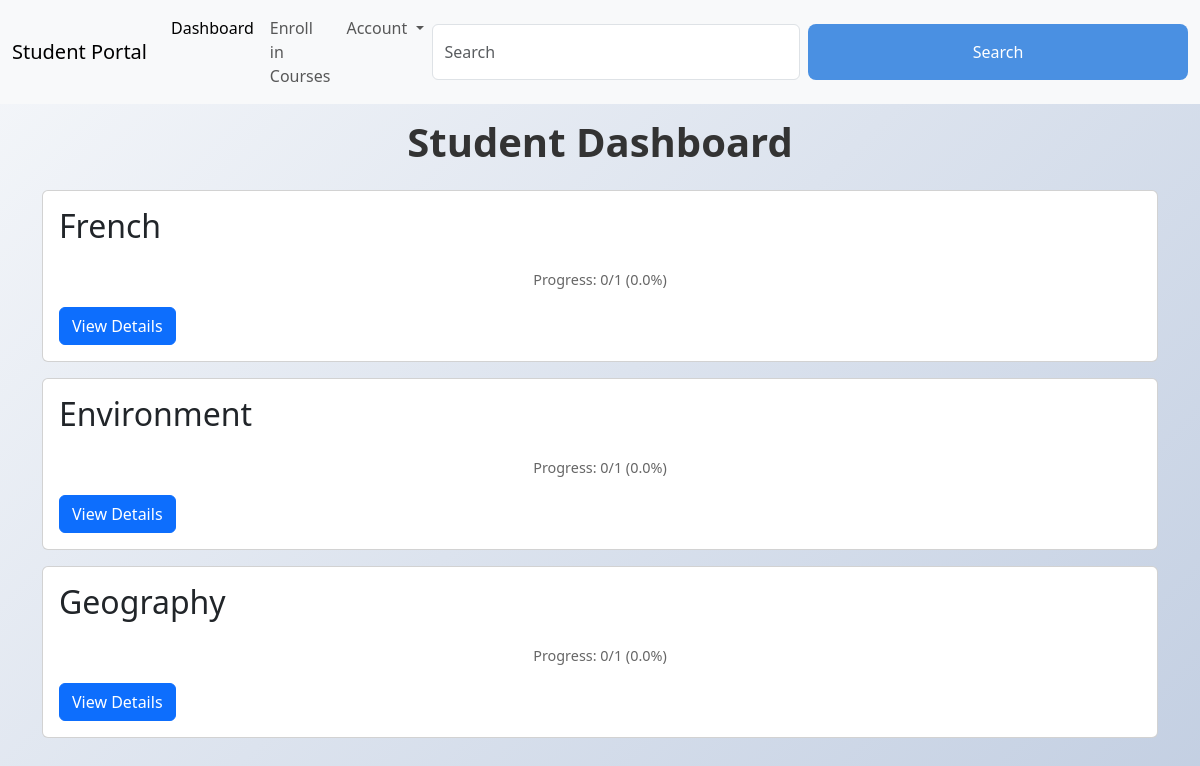
Screenshot of /dashboard (signed in) with the database file from the repository.
### app.py (models this page shows)
class Subject(db.Model):
    __tablename__ = 'subjects'
    subject_id = db.Column(db.Integer, primary_key=True, autoincrement=True)
    subject_name = db.Column(db.String(80), unique=True, nullable=False)

### app.py (the view, shortened to what this page needs)
@app.route('/dashboard')
@login_required
def dashboard():
    if current_user.user_type == 'student':
        has_progress = StudentModuleProgress.query.filter_by(student_username=current_user.username).first()
        if not has_progress:
            return redirect(url_for('enroll_courses'))
        subjects = Subject.query.all()
        progress = {}
        for subject_obj in subjects:  # Iterate through Subject objects
            chapters = Chapter.query.filter_by(subject_id=subject_obj.subject_id).all()
            total_modules = sum(len(Module.query.filter_by(chapter_id=chapter.chapter_id).all()) for chapter in chapters)
            completed_modules = sum(1 for chapter in chapters for module in Module.query.filter_by(chapter_id=chapter.chapter_id).all()
                                    for progress_entry in StudentModuleProgress.query.filter_by(student_username=current_user.username, module_id=module.module_id, completed=True).all())
            progress[subject_obj.subject_name] = (completed_modules, total_modules) if total_modules > 0 else (0, 1)
        return render_template('student_dashboard.html', progress=progress, subjects=subjects) # Pass the subjects list

### app.py (called while the page is built)
@login_manager.user_loader
def load_user(username):
    return User.query.get(username)

@app.context_processor
def utility_processor():
    def url_for_static(route):
        return url_for('static', filename=route)
    return {
        'url_for_static': url_for_static
    }

### templates/student_dashboard.html (shortened to what this page needs)
<!DOCTYPE html>
<html lang="en">
<head>
    <link rel="stylesheet" href="{{ url_for('static', filename='bootstrap.min.css') }}">
    <link rel="stylesheet" href="{{ url_for('static', filename='style.css') }}">
</head>
<body>
    <nav class="navbar navbar-expand-lg bg-body-tertiary fixed-top">
        <div class="container-fluid">
            <a class="navbar-brand" href="#">Student Portal</a>
            <div class="collapse navbar-collapse" id="navbarSupportedContent">
                <ul class="navbar-nav me-auto mb-2 mb-lg-0">
                    <li class="nav-item">
                        <a class="nav-link active" aria-current="page" href="{{ url_for('dashboard') }}">Dashboard</a>
                    </li>
                    <li class="nav-item">
                        <a class="nav-link" href="{{ url_for('enroll_courses') }}">Enroll in Courses</a>
                    </li>
                    <li class="nav-item dropdown">
                        <a class="nav-link dropdown-toggle" href="#" role="button" data-bs-toggle="dropdown" aria-expanded="false">
                            Account
                        </a>
                    </li>
                </ul>
                <form class="d-flex" role="search">
                    <input class="form-control me-2" type="search" placeholder="Search" aria-label="Search">
                    <button class="btn btn-outline-success" type="submit">Search</button>
                </form>
            </div>
        </div>
    </nav>
    <div class="container mt-5">
        <h1 class="mt-4">Student Dashboard</h1>
        {% for subject_name, (completed, total) in progress.items() %}
            <div class="card mb-3">
                <div class="card-body">
                    <h2 class="card-title">{{ subject_name }}</h2>
                    <p class="card-text">Progress: {{ completed }}/{{ total }} ({{ (completed/total)*100 if total > 0 else 0 }}%)</p>
                    {% set found_subjects = subjects | selectattr('subject_name', 'equalto', subject_name) | list %}
                    {% if found_subjects %}
                        <a href="{{ url_for('subject_portal', subject_id=found_subjects[0].subject_id) }}" class="btn btn-primary">View Details</a>
                    {% endif %}
                </div>
            </div>
        {% endfor %}
    </div>
</body>
</html>

### static/style.css (style rules this page uses)
* { margin: 0; padding: 0; box-sizing: border-box; font-family: 'Segoe UI', Tahoma, Geneva, Verdana, sans-serif; }
body { background: linear-gradient(135deg, #f5f7fa 0%, #c3cfe2 100%); height: 100vh; display: flex; justify-content: center; align-items: center; }
h1 { color: #333; margin-bottom: 1.5rem; text-align: center; font-weight: 600; }
form { width: 100%; }
button[type="submit"] { background-color: #4a90e2; color: white; border: none; border-radius: 0.5rem; padding: 1rem 1.5rem; width: 100%; cursor: pointer; font-size: 1rem; font-weight: 500; transition: background-color 0.3s ease; }
p { text-align: center; margin-top: 1.5rem; color: #666; font-size: 0.9rem; }
a { color: #4a90e2; text-decoration: none; font-weight: 500; transition: color 0.3s ease; }

### rows the page displays
Subject: progress "French"
Subject: progress "Environment"
Subject: progress "Geography"

### other values shown
{{ completed }} "0" "0" "0"
{{ total }} "1" "1" "1"
{{ (completed/total)*100 if total > 0 else 0 }} "0.0" "0.0" "0.0"
